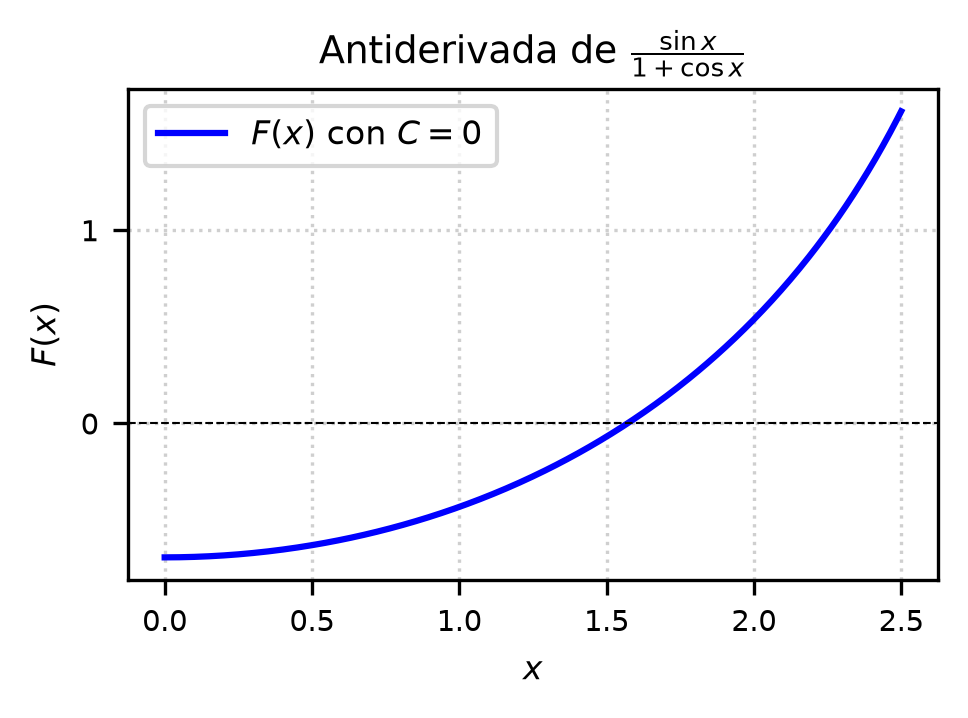

Here is the Python script that generated this plot:
import matplotlib
matplotlib.use('Agg')
import numpy as np
import matplotlib.pyplot as plt

x = np.linspace(0.0, 2.5, 400)
# F(x) con C = 0 para la antiderivada: F(x) = -ln(1 + cos(x))
# Evitamos la asíntota en x = pi (~3.14), por lo que graficamos en un dominio seguro
y_integral = -np.log(np.abs(1 + np.cos(x)))

plt.figure(figsize=(3.5, 2.5))
plt.plot(x, y_integral, label=r'$F(x)$ con $C=0$', color='b', linewidth=1.5)

plt.title('Antiderivada de $\\frac{\\sin x}{1 + \\cos x}$', fontsize=9)
plt.xlabel('$x$', fontsize=8)
plt.ylabel('$F(x)$', fontsize=8)
plt.axhline(0, color='black', linewidth=0.5, linestyle='--')
plt.grid(True, linestyle=':', alpha=0.6)
plt.legend(fontsize=8)
plt.xticks(fontsize=7)
plt.yticks(fontsize=7)
plt.tight_layout()
plt.savefig(r'semana_04/graficas/SEM04_P06_grafica.png', dpi=300, bbox_inches='tight')
plt.close()
